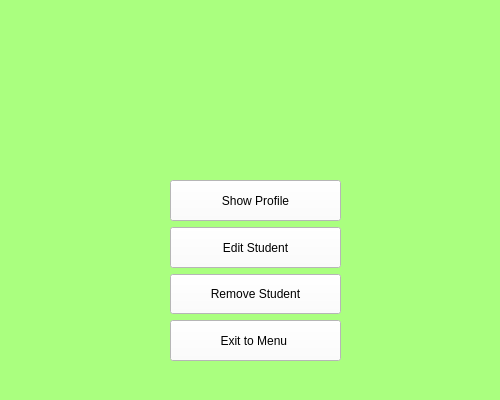
<?xml version="1.0" encoding="UTF-8"?>
<ui version="4.0">
 <class>Form</class>
 <widget class="QWidget" name="Form">
  <property name="geometry">
   <rect>
    <x>0</x>
    <y>0</y>
    <width>500</width>
    <height>400</height>
   </rect>
  </property>
  <property name="windowTitle">
   <string>Sub Menu</string>
  </property>
  <property name="styleSheet">
   <string notr="true">background-color: rgb(170, 255, 127)</string>
  </property>
  <widget class="QWidget" name="verticalLayoutWidget">
   <property name="geometry">
    <rect>
     <x>170</x>
     <y>180</y>
     <width>171</width>
     <height>181</height>
    </rect>
   </property>
   <layout class="QVBoxLayout" name="verticalLayout">
    <item>
     <widget class="QPushButton" name="showProfileButton">
      <property name="sizePolicy">
       <sizepolicy hsizetype="Minimum" vsizetype="Ignored">
        <horstretch>0</horstretch>
        <verstretch>0</verstretch>
       </sizepolicy>
      </property>
      <property name="styleSheet">
       <string notr="true">background-color:white

</string>
      </property>
      <property name="text">
       <string>Show Profile</string>
      </property>
     </widget>
    </item>
    <item>
     <widget class="QPushButton" name="editStudentButton">
      <property name="enabled">
       <bool>true</bool>
      </property>
      <property name="sizePolicy">
       <sizepolicy hsizetype="Minimum" vsizetype="Ignored">
        <horstretch>0</horstretch>
        <verstretch>0</verstretch>
       </sizepolicy>
      </property>
      <property name="styleSheet">
       <string notr="true">background-color:white</string>
      </property>
      <property name="text">
       <string>Edit Student</string>
      </property>
     </widget>
    </item>
    <item>
     <widget class="QPushButton" name="removeStudentButton">
      <property name="sizePolicy">
       <sizepolicy hsizetype="Minimum" vsizetype="Preferred">
        <horstretch>0</horstretch>
        <verstretch>0</verstretch>
       </sizepolicy>
      </property>
      <property name="styleSheet">
       <string notr="true">background-color:white</string>
      </property>
      <property name="text">
       <string>Remove Student</string>
      </property>
     </widget>
    </item>
    <item>
     <widget class="QPushButton" name="pushButton">
      <property name="sizePolicy">
       <sizepolicy hsizetype="Minimum" vsizetype="Ignored">
        <horstretch>0</horstretch>
        <verstretch>0</verstretch>
       </sizepolicy>
      </property>
      <property name="styleSheet">
       <string notr="true">background-color: white</string>
      </property>
      <property name="text">
       <string>Exit to Menu </string>
      </property>
     </widget>
    </item>
   </layout>
  </widget>
  <widget class="QLabel" name="label">
   <property name="geometry">
    <rect>
     <x>190</x>
     <y>20</y>
     <width>131</width>
     <height>131</height>
    </rect>
   </property>
   <property name="text">
    <string/>
   </property>
   <property name="pixmap">
    <pixmap>../img/user.png</pixmap>
   </property>
   <property name="scaledContents">
    <bool>true</bool>
   </property>
  </widget>
 </widget>
 <resources/>
 <connections/>
</ui>
